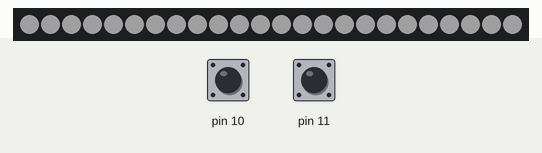
Recording of a sketch running on a simulated Arduino Uno, built with avr-gcc and run on an emulated ATmega328P. Shown: 24 RGB LEDs in strip order, left to right. The inputs (shaded band) are chosen by the test bench; at power-on: pin 10 HIGH, pin 11 HIGH. Dim RGB values are drawn brighter than linear; what the sketch prints to the serial monitor is not drawn.

Above: at 1.2 s.
1.3 s: pin 10 pulled LOW for 0.15 s
2.0 s: pin 11 pulled LOW for 0.15 s
At 3.0 s:
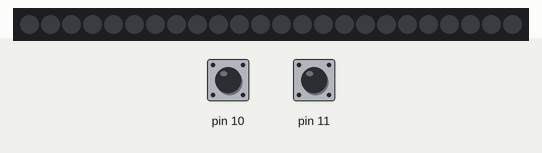
3.7 s: pin 10 pulled LOW for 3.2 s
At 4.17 s:
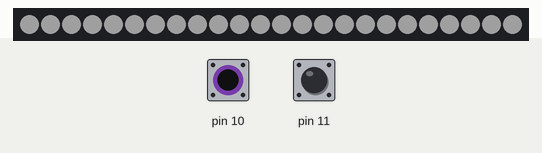
8.4 s: pin 11 pulled LOW for 1 s
10.9 s: pin 10 pulled LOW for 1 s
13.4 s: pin 10 driven LOW and pin 11 driven LOW
Timing chart, 0 to 16.4 s (numbered marks = the images above; inputs shaded):
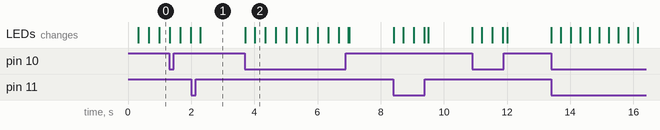

Measured:
- after the input at 2.0 s, the LEDs: change after 0.29 s (image 1)
- after the input at 3.7 s, the LEDs: first change at once (image 2 shows a later state)

The sketch:

CapacitiveSensorLightStrip.ino
```cpp
#include <FastLED.h>
#include "Phone.h"

const int SENSORS_PER_PHONE = 2;

const int HTC_G2_DATA_PIN = 2;
const int HTC_G2_LEDS_PER_SIDE = 12;
Phone<HTC_G2_LEDS_PER_SIDE, SENSORS_PER_PHONE> htcG2({11, 10});

const int IPHONE_G_DATA_PIN = 4;
const int IPHONE_G_LEDS_PER_SIDE = 16;
// Phone<IPHONE_G_LEDS_PER_SIDE, SENSORS_PER_PHONE> iPhoneG({9, 8});

void setup() {
  Serial.begin(115200);

  htcG2.setup();
  // iPhoneG.setup();

  FastLED.addLeds<WS2812, HTC_G2_DATA_PIN, GRB>(htcG2.leds, htcG2.getNumLeds());
  // FastLED.addLeds<WS2812, IPHONE_G_DATA_PIN, GRB>(iPhoneG.leds, iPhoneG.getNumLeds());
}

void loop() {
  htcG2.loop();
  // iPhoneG.loop();
  FastLED.show();
}
```

Averager.h
```cpp
#pragma once

#include <CapacitiveSensor.h>

template <int LEN>
struct Vals {
  int length = LEN;
  int idx = 0;
  int avg = 0;
  int min = 0;
  int max = 1;
  long long sum = 0;
  long long last = 0;
  int vals[LEN] = {0};
};

class Averager {
  private:
    static const int AVG_SAMPLES = 4;

    static const int CAP_SEND_PIN = 4;
    static const int CAP_SAMPLES = 8;

    int pin = 0;

    Vals<AVG_SAMPLES> avg;

    long long raw = 0;
    int byteLimited = 0;

    CapacitiveSensor mSensor;

    template <int LEN>
    void updateVals(Vals<LEN> &vs, int new_val) {
      vs.sum -= vs.vals[vs.idx];
      vs.vals[vs.idx] = new_val;
      vs.sum += vs.vals[vs.idx];
      vs.idx = (vs.idx + 1) % vs.length;
      vs.avg = vs.sum / vs.length;
      if (vs.avg < vs.min) vs.min = vs.avg;
      if (vs.avg > vs.max) vs.max = vs.avg;
    }

  public:
    Averager(int _pin=0) : pin(_pin), mSensor(CAP_SEND_PIN, _pin) {}

    void setup() {
      for (int i = 0; i < 2*avg.length; i++) {
        raw = mSensor.capacitiveSensor(CAP_SAMPLES);
        updateVals(avg, raw);
      }
    }

    void loop() {
      delayMicroseconds(100);
      raw = mSensor.capacitiveSensor(CAP_SAMPLES);

      updateVals(avg, raw);
      byteLimited = map(avg.avg, avg.min, avg.max, 0, 255);
    }

    const int &getAverage() const {
      return avg.avg;
    }

    const int &getAverageByteLimited() const {
      return byteLimited;
    }

    const int &getValue() const {
      // return getAverage();
      return getAverageByteLimited();
    }
};
```

Phone.h
```cpp
#pragma once

#include <FastLED.h>
#include "Averager.h"

template<int LEDS_PER_SIDE, int NUM_SENSORS>
class Phone {
  private:
    const int BRIGHTNESS_MAX = 32;
    const int BRIGHTNESS_DELTA = 8;
    const int BRIGHTNESS_DELTA_THRESHOLD = BRIGHTNESS_DELTA;
    const int numLeds = 2 * LEDS_PER_SIDE;

    int maxSensorValue = 0;
    int cBrightness = 0;
    unsigned char cPixelValue = 0;

  public:
    CRGB leds[2 * LEDS_PER_SIDE];
    Averager sensor[NUM_SENSORS];

    Phone(const int (&_pins)[NUM_SENSORS]) {
      for (int i = 0; i < NUM_SENSORS; i++) {
        sensor[i] = Averager(_pins[i]);
      }
    }

    const int &getNumLeds() const {
      return numLeds;
    }

    void setup() {
      for (int i = 0; i < NUM_SENSORS; i++) {
        sensor[i].setup();
      }
    }

    void loop() {
      for (int i = 0; i < NUM_SENSORS; i++) {
        sensor[i].loop();
      }

      maxSensorValue = sensor[0].getValue();
      for (int i = 1; i < NUM_SENSORS; i++) {
        if (sensor[i].getValue() > maxSensorValue) {
          maxSensorValue = sensor[i].getValue();
        }
      }

      if ((maxSensorValue - cBrightness) > BRIGHTNESS_DELTA_THRESHOLD) {
        cBrightness = min(255, cBrightness + BRIGHTNESS_DELTA);
      } else {
        cBrightness = max(0, cBrightness - BRIGHTNESS_DELTA);
      }

      cPixelValue = int(BRIGHTNESS_MAX * int(cBrightness) / 255) & 0xFF;

      for (int pi = LEDS_PER_SIDE - 1; pi >= 0; pi--) {
        leds[pi] = CRGB(cPixelValue, cPixelValue, cPixelValue);
        leds[numLeds - pi - 1] = CRGB(cPixelValue, cPixelValue, cPixelValue);
      }

      for (int i = 0; i < NUM_SENSORS; i++) {
        int key = (0xA8 | i);

        Serial.write(0xFF & 0xA5);
        Serial.write(0xFF & key);
        Serial.write((sensor[i].getValue() >> 8) & 0xFF);
        Serial.write((sensor[i].getValue() >> 0) & 0xFF);
      }
    }
};
```
